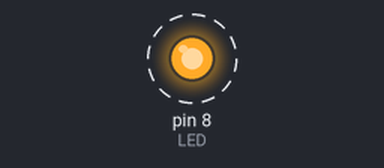
The sketch below on a simulated Arduino Uno, built with avr-gcc and run on an emulated ATmega328P. Shown: output pins drawn as LEDs (lit = HIGH). Dashed ring = blinking.

Above: at 0.5 s.
Timing chart, 0 to 4.6 s (numbered marks = the images above):
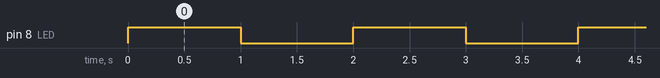

The sketch:

DebugTest.ino
```cpp
#define DEBUG1 7
#define DEBUG2 8

#define LED DEBUG2

void setup() {
  pinMode(LED, OUTPUT);
}

void loop() {
  digitalWrite(LED, HIGH);   // turn the LED on (HIGH is the voltage level)
  delay(1000);               // wait for a second
  digitalWrite(LED, LOW);    // turn the LED off by making the voltage LOW
  delay(1000);               // wait for a second
}
```

Measured:
- by itself, pin 8 (LED): alternates HIGH for 1.0 s and LOW for 1.0 s
